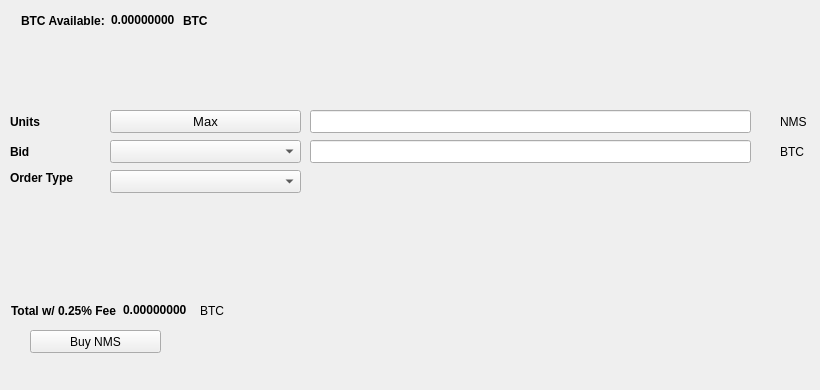
   <widget class="QWidget" name="BuyTab">
    <attribute name="title">
     <string>Buy</string>
    </attribute>
    <widget class="QPushButton" name="BuyNMS">
     <property name="geometry">
      <rect>
       <x>30</x>
       <y>330</y>
       <width>131</width>
       <height>23</height>
      </rect>
     </property>
     <property name="text">
      <string>Buy NMS</string>
     </property>
     <property name="icon">
      <iconset resource="../numus.qrc">
       <normaloff>:/icons/bitcoin</normaloff>:/icons/bitcoin</iconset>
     </property>
    </widget>
    <widget class="QLabel" name="label_3">
     <property name="geometry">
      <rect>
       <x>10</x>
       <y>110</y>
       <width>46</width>
       <height>23</height>
      </rect>
     </property>
     <property name="font">
      <font>
       <weight>75</weight>
       <bold>true</bold>
      </font>
     </property>
     <property name="text">
      <string>Units</string>
     </property>
    </widget>
    <widget class="QLineEdit" name="UnitsInput">
     <property name="geometry">
      <rect>
       <x>310</x>
       <y>110</y>
       <width>441</width>
       <height>23</height>
      </rect>
     </property>
     <property name="font">
      <font>
       <pointsize>9</pointsize>
       <weight>75</weight>
       <bold>true</bold>
      </font>
     </property>
    </widget>
    <widget class="QLineEdit" name="BuyBidPriceEdit">
     <property name="geometry">
      <rect>
       <x>310</x>
       <y>140</y>
       <width>441</width>
       <height>23</height>
      </rect>
     </property>
     <property name="font">
      <font>
       <pointsize>9</pointsize>
       <weight>75</weight>
       <bold>true</bold>
      </font>
     </property>
    </widget>
    <widget class="QLabel" name="label_4">
     <property name="geometry">
      <rect>
       <x>780</x>
       <y>110</y>
       <width>31</width>
       <height>23</height>
      </rect>
     </property>
     <property name="text">
      <string>NMS</string>
     </property>
    </widget>
    <widget class="QLabel" name="label_5">
     <property name="geometry">
      <rect>
       <x>780</x>
       <y>140</y>
       <width>31</width>
       <height>23</height>
      </rect>
     </property>
     <property name="text">
      <string>BTC</string>
     </property>
    </widget>
    <widget class="QLabel" name="label_6">
     <property name="geometry">
      <rect>
       <x>10</x>
       <y>140</y>
       <width>46</width>
       <height>23</height>
      </rect>
     </property>
     <property name="font">
      <font>
       <weight>75</weight>
       <bold>true</bold>
      </font>
     </property>
     <property name="text">
      <string>Bid</string>
     </property>
    </widget>
    <widget class="QLabel" name="label_7">
     <property name="geometry">
      <rect>
       <x>10</x>
       <y>170</y>
       <width>91</width>
       <height>16</height>
      </rect>
     </property>
     <property name="font">
      <font>
       <weight>75</weight>
       <bold>true</bold>
      </font>
     </property>
     <property name="text">
      <string>Order Type</string>
     </property>
    </widget>
    <widget class="QPushButton" name="Buy_Max_Amount">
     <property name="geometry">
      <rect>
       <x>110</x>
       <y>110</y>
       <width>191</width>
       <height>23</height>
      </rect>
     </property>
     <property name="font">
      <font>
       <pointsize>10</pointsize>
      </font>
     </property>
     <property name="text">
      <string>Max</string>
     </property>
    </widget>
    <widget class="QComboBox" name="BuyBidcomboBox">
     <property name="geometry">
      <rect>
       <x>110</x>
       <y>140</y>
       <width>191</width>
       <height>23</height>
      </rect>
     </property>
     <property name="font">
      <font>
       <pointsize>10</pointsize>
      </font>
     </property>
    </widget>
    <widget class="QComboBox" name="buyOrdertypeCombo">
     <property name="geometry">
      <rect>
       <x>110</x>
       <y>170</y>
       <width>191</width>
       <height>23</height>
      </rect>
     </property>
     <property name="font">
      <font>
       <pointsize>10</pointsize>
      </font>
     </property>
    </widget>
    <widget class="QWidget" name="layoutWidget1">
     <property name="geometry">
      <rect>
       <x>21</x>
       <y>11</y>
       <width>227</width>
       <height>19</height>
      </rect>
     </property>
     <layout class="QHBoxLayout" name="horizontalLayout_3">
      <item>
       <widget class="QLabel" name="label232">
        <property name="font">
         <font>
          <weight>75</weight>
          <bold>true</bold>
         </font>
        </property>
        <property name="text">
         <string>BTC Available:</string>
        </property>
       </widget>
      </item>
      <item>
       <widget class="QLabel" name="BtcAvailableLbl">
        <property name="palette">
         <palette>
          <active>
           <colorrole role="WindowText">
            <brush brushstyle="SolidPattern">
             <color alpha="255">
              <red>0</red>
              <green>0</green>
              <blue>0</blue>
             </color>
            </brush>
           </colorrole>
           <colorrole role="Button">
            <brush brushstyle="SolidPattern">
             <color alpha="255">
              <red>0</red>
              <green>170</green>
              <blue>0</blue>
             </color>
            </brush>
           </colorrole>
           <colorrole role="Light">
            <brush brushstyle="SolidPattern">
             <color alpha="255">
              <red>0</red>
              <green>255</green>
              <blue>0</blue>
             </color>
            </brush>
           </colorrole>
           <colorrole role="Midlight">
            <brush brushstyle="SolidPattern">
             <color alpha="255">
              <red>0</red>
              <green>212</green>
              <blue>0</blue>
             </color>
            </brush>
           </colorrole>
           <colorrole role="Dark">
            <brush brushstyle="SolidPattern">
             <color alpha="255">
              <red>0</red>
              <green>85</green>
              <blue>0</blue>
             </color>
            </brush>
           </colorrole>
           <colorrole role="Mid">
            <brush brushstyle="SolidPattern">
             <color alpha="255">
              <red>0</red>
              <green>113</green>
              <blue>0</blue>
             </color>
            </brush>
           </colorrole>
           <colorrole role="Text">
            <brush brushstyle="SolidPattern">
             <color alpha="255">
              <red>0</red>
              <green>170</green>
              <blue>0</blue>
             </color>
            </brush>
           </colorrole>
           <colorrole role="BrightText">
            <brush brushstyle="SolidPattern">
             <color alpha="255">
              <red>255</red>
              <green>255</green>
              <blue>255</blue>
             </color>
            </brush>
           </colorrole>
           <colorrole role="ButtonText">
            <brush brushstyle="SolidPattern">
             <color alpha="255">
              <red>0</red>
              <green>0</green>
              <blue>0</blue>
             </color>
            </brush>
           </colorrole>
           <colorrole role="Base">
            <brush brushstyle="SolidPattern">
             <color alpha="255">
              <red>255</red>
              <green>255</green>
              <blue>255</blue>
             </color>
            </brush>
           </colorrole>
           <colorrole role="Window">
            <brush brushstyle="SolidPattern">
             <color alpha="255">
              <red>0</red>
              <green>170</green>
              <blue>0</blue>
             </color>
            </brush>
           </colorrole>
           <colorrole role="Shadow">
            <brush brushstyle="SolidPattern">
             <color alpha="255">
              <red>0</red>
              <green>0</green>
              <blue>0</blue>
             </color>
            </brush>
           </colorrole>
           <colorrole role="AlternateBase">
            <brush brushstyle="SolidPattern">
             <color alpha="255">
              <red>127</red>
              <green>212</green>
              <blue>127</blue>
             </color>
            </brush>
           </colorrole>
           <colorrole role="ToolTipBase">
            <brush brushstyle="SolidPattern">
             <color alpha="255">
              <red>255</red>
              <green>255</green>
              <blue>220</blue>
             </color>
            </brush>
           </colorrole>
           <colorrole role="ToolTipText">
            <brush brushstyle="SolidPattern">
             <color alpha="255">
              <red>0</red>
              <green>0</green>
              <blue>0</blue>
             </color>
            </brush>
           </colorrole>
          </active>
          <inactive>
           <colorrole role="WindowText">
            <brush brushstyle="SolidPattern">
             <color alpha="255">
              <red>0</red>
              <green>0</green>
              <blue>0</blue>
             </color>
            </brush>
           </colorrole>
           <colorrole role="Button">
            <brush brushstyle="SolidPattern">
             <color alpha="255">
              <red>0</red>
              <green>170</green>
              <blue>0</blue>
             </color>
            </brush>
           </colorrole>
           <colorrole role="Light">
            <brush brushstyle="SolidPattern">
             <color alpha="255">
              <red>0</red>
              <green>255</green>
              <blue>0</blue>
             </color>
            </brush>
           </colorrole>
           <colorrole role="Midlight">
            <brush brushstyle="SolidPattern">
             <color alpha="255">
              <red>0</red>
              <green>212</green>
              <blue>0</blue>
             </color>
            </brush>
           </colorrole>
           <colorrole role="Dark">
            <brush brushstyle="SolidPattern">
             <color alpha="255">
              <red>0</red>
              <green>85</green>
              <blue>0</blue>
             </color>
            </brush>
           </colorrole>
           <colorrole role="Mid">
            <brush brushstyle="SolidPattern">
             <color alpha="255">
              <red>0</red>
              <green>113</green>
              <blue>0</blue>
             </color>
            </brush>
           </colorrole>
           <colorrole role="Text">
            <brush brushstyle="SolidPattern">
             <color alpha="255">
              <red>0</red>
              <green>170</green>
              <blue>0</blue>
             </color>
            </brush>
           </colorrole>
           <colorrole role="BrightText">
            <brush brushstyle="SolidPattern">
             <color alpha="255">
              <red>255</red>
              <green>255</green>
              <blue>255</blue>
             </color>
            </brush>
           </colorrole>
           <colorrole role="ButtonText">
            <brush brushstyle="SolidPattern">
             <color alpha="255">
              <red>0</red>
              <green>0</green>
              <blue>0</blue>
             </color>
            </brush>
           </colorrole>
           <colorrole role="Base">
            <brush brushstyle="SolidPattern">
             <color alpha="255">
              <red>255</red>
              <green>255</green>
              <blue>255</blue>
             </color>
            </brush>
           </colorrole>
           <colorrole role="Window">
            <brush brushstyle="SolidPattern">
             <color alpha="255">
              <red>0</red>
              <green>170</green>
              <blue>0</blue>
             </color>
            </brush>
           </colorrole>
           <colorrole role="Shadow">
            <brush brushstyle="SolidPattern">
             <color alpha="255">
              <red>0</red>
              <green>0</green>
              <blue>0</blue>
             </color>
            </brush>
           </colorrole>
           <colorrole role="AlternateBase">
            <brush brushstyle="SolidPattern">
             <color alpha="255">
              <red>127</red>
              <green>212</green>
              <blue>127</blue>
             </color>
            </brush>
           </colorrole>
           <colorrole role="ToolTipBase">
            <brush brushstyle="SolidPattern">
             <color alpha="255">
              <red>255</red>
              <green>255</green>
              <blue>220</blue>
             </color>
            </brush>
           </colorrole>
           <colorrole role="ToolTipText">
            <brush brushstyle="SolidPattern">
             <color alpha="255">
              <red>0</red>
              <green>0</green>
              <blue>0</blue>
             </color>
            </brush>
           </colorrole>
          </inactive>
          <disabled>
           <colorrole role="WindowText">
            <brush brushstyle="SolidPattern">
             <color alpha="255">
              <red>0</red>
              <green>85</green>
              <blue>0</blue>
             </color>
            </brush>
           </colorrole>
           <colorrole role="Button">
            <brush brushstyle="SolidPattern">
             <color alpha="255">
              <red>0</red>
              <green>170</green>
              <blue>0</blue>
             </color>
            </brush>
           </colorrole>
           <colorrole role="Light">
            <brush brushstyle="SolidPattern">
             <color alpha="255">
              <red>0</red>
              <green>255</green>
              <blue>0</blue>
             </color>
            </brush>
           </colorrole>
           <colorrole role="Midlight">
            <brush brushstyle="SolidPattern">
             <color alpha="255">
              <red>0</red>
              <green>212</green>
              <blue>0</blue>
             </color>
            </brush>
           </colorrole>
           <colorrole role="Dark">
            <brush brushstyle="SolidPattern">
             <color alpha="255">
              <red>0</red>
              <green>85</green>
              <blue>0</blue>
             </color>
            </brush>
           </colorrole>
           <colorrole role="Mid">
            <brush brushstyle="SolidPattern">
             <color alpha="255">
              <red>0</red>
              <green>113</green>
              <blue>0</blue>
             </color>
            </brush>
           </colorrole>
           <colorrole role="Text">
            <brush brushstyle="SolidPattern">
             <color alpha="255">
              <red>0</red>
              <green>85</green>
              <blue>0</blue>
             </color>
            </brush>
           </colorrole>
           <colorrole role="BrightText">
            <brush brushstyle="SolidPattern">
             <color alpha="255">
              <red>255</red>
              <green>255</green>
              <blue>255</blue>
             </color>
            </brush>
           </colorrole>
           <colorrole role="ButtonText">
            <brush brushstyle="SolidPattern">
             <color alpha="255">
              <red>0</red>
              <green>85</green>
              <blue>0</blue>
             </color>
            </brush>
           </colorrole>
           <colorrole role="Base">
            <brush brushstyle="SolidPattern">
             <color alpha="255">
              <red>0</red>
              <green>170</green>
              <blue>0</blue>
             </color>
            </brush>
           </colorrole>
           <colorrole role="Window">
            <brush brushstyle="SolidPattern">
             <color alpha="255">
              <red>0</red>
              <green>170</green>
              <blue>0</blue>
             </color>
            </brush>
           </colorrole>
           <colorrole role="Shadow">
            <brush brushstyle="SolidPattern">
             <color alpha="255">
              <red>0</red>
              <green>0</green>
              <blue>0</blue>
             </color>
            </brush>
           </colorrole>
           <colorrole role="AlternateBase">
            <brush brushstyle="SolidPattern">
             <color alpha="255">
              <red>0</red>
              <green>170</green>
              <blue>0</blue>
             </color>
            </brush>
           </colorrole>
           <colorrole role="ToolTipBase">
            <brush brushstyle="SolidPattern">
             <color alpha="255">
              <red>255</red>
              <green>255</green>
              <blue>220</blue>
             </color>
            </brush>
           </colorrole>
           <colorrole role="ToolTipText">
            <brush brushstyle="SolidPattern">
             <color alpha="255">
              <red>0</red>
              <green>0</green>
              <blue>0</blue>
             </color>
            </brush>
           </colorrole>
          </disabled>
         </palette>
        </property>
        <property name="font">
         <font>
          <weight>75</weight>
          <bold>true</bold>
         </font>
        </property>
        <property name="text">
         <string>0.00000000</string>
        </property>
        <property name="textInteractionFlags">
         <set>Qt::LinksAccessibleByMouse|Qt::TextSelectableByKeyboard|Qt::TextSelectableByMouse</set>
        </property>
       </widget>
      </item>
      <item>
       <widget class="QLabel" name="BtcAvailableLbl_2">
        <property name="font">
         <font>
          <weight>75</weight>
          <bold>true</bold>
         </font>
        </property>
        <property name="text">
         <string>BTC</string>
        </property>
       </widget>
      </item>
     </layout>
    </widget>
    <widget class="QWidget" name="layoutWidge2">
     <property name="geometry">
      <rect>
       <x>11</x>
       <y>301</y>
       <width>259</width>
       <height>19</height>
      </rect>
     </property>
     <layout class="QHBoxLayout" name="horizontalLayout_4">
      <item>
       <widget class="QLabel" name="label_9">
        <property name="font">
         <font>
          <weight>75</weight>
          <bold>true</bold>
         </font>
        </property>
        <property name="text">
         <string>Total w/ 0.25% Fee</string>
        </property>
       </widget>
      </item>
      <item>
       <widget class="QLabel" name="BuyCostLabel">
        <property name="palette">
         <palette>
          <active>
           <colorrole role="WindowText">
            <brush brushstyle="SolidPattern">
             <color alpha="255">
              <red>0</red>
              <green>0</green>
              <blue>0</blue>
             </color>
            </brush>
           </colorrole>
           <colorrole role="Button">
            <brush brushstyle="SolidPattern">
             <color alpha="255">
              <red>0</red>
              <green>170</green>
              <blue>0</blue>
             </color>
            </brush>
           </colorrole>
           <colorrole role="Light">
            <brush brushstyle="SolidPattern">
             <color alpha="255">
              <red>0</red>
              <green>255</green>
              <blue>0</blue>
             </color>
            </brush>
           </colorrole>
           <colorrole role="Midlight">
            <brush brushstyle="SolidPattern">
             <color alpha="255">
              <red>0</red>
              <green>212</green>
              <blue>0</blue>
             </color>
            </brush>
           </colorrole>
           <colorrole role="Dark">
            <brush brushstyle="SolidPattern">
             <color alpha="255">
              <red>0</red>
              <green>85</green>
              <blue>0</blue>
             </color>
            </brush>
           </colorrole>
           <colorrole role="Mid">
            <brush brushstyle="SolidPattern">
             <color alpha="255">
              <red>0</red>
              <green>113</green>
              <blue>0</blue>
             </color>
            </brush>
           </colorrole>
           <colorrole role="Text">
            <brush brushstyle="SolidPattern">
             <color alpha="255">
              <red>0</red>
              <green>170</green>
              <blue>0</blue>
             </color>
            </brush>
           </colorrole>
           <colorrole role="BrightText">
            <brush brushstyle="SolidPattern">
             <color alpha="255">
              <red>255</red>
              <green>255</green>
              <blue>255</blue>
             </color>
            </brush>
           </colorrole>
           <colorrole role="ButtonText">
            <brush brushstyle="SolidPattern">
             <color alpha="255">
              <red>0</red>
              <green>0</green>
              <blue>0</blue>
             </color>
            </brush>
           </colorrole>
           <colorrole role="Base">
            <brush brushstyle="SolidPattern">
             <color alpha="255">
              <red>255</red>
              <green>255</green>
              <blue>255</blue>
             </color>
            </brush>
           </colorrole>
           <colorrole role="Window">
            <brush brushstyle="SolidPattern">
             <color alpha="255">
              <red>0</red>
              <green>170</green>
              <blue>0</blue>
             </color>
            </brush>
           </colorrole>
           <colorrole role="Shadow">
            <brush brushstyle="SolidPattern">
             <color alpha="255">
              <red>0</red>
              <green>0</green>
              <blue>0</blue>
             </color>
            </brush>
           </colorrole>
           <colorrole role="AlternateBase">
            <brush brushstyle="SolidPattern">
             <color alpha="255">
              <red>127</red>
              <green>212</green>
              <blue>127</blue>
             </color>
            </brush>
           </colorrole>
           <colorrole role="ToolTipBase">
            <brush brushstyle="SolidPattern">
             <color alpha="255">
              <red>255</red>
              <green>255</green>
              <blue>220</blue>
             </color>
            </brush>
           </colorrole>
           <colorrole role="ToolTipText">
            <brush brushstyle="SolidPattern">
             <color alpha="255">
              <red>0</red>
              <green>0</green>
              <blue>0</blue>
             </color>
            </brush>
           </colorrole>
          </active>
          <inactive>
           <colorrole role="WindowText">
            <brush brushstyle="SolidPattern">
             <color alpha="255">
              <red>0</red>
              <green>0</green>
              <blue>0</blue>
             </color>
            </brush>
           </colorrole>
           <colorrole role="Button">
            <brush brushstyle="SolidPattern">
             <color alpha="255">
              <red>0</red>
              <green>170</green>
              <blue>0</blue>
             </color>
            </brush>
           </colorrole>
           <colorrole role="Light">
            <brush brushstyle="SolidPattern">
             <color alpha="255">
              <red>0</red>
              <green>255</green>
              <blue>0</blue>
             </color>
            </brush>
           </colorrole>
           <colorrole role="Midlight">
            <brush brushstyle="SolidPattern">
             <color alpha="255">
              <red>0</red>
              <green>212</green>
              <blue>0</blue>
             </color>
            </brush>
           </colorrole>
           <colorrole role="Dark">
            <brush brushstyle="SolidPattern">
             <color alpha="255">
              <red>0</red>
              <green>85</green>
              <blue>0</blue>
             </color>
            </brush>
           </colorrole>
           <colorrole role="Mid">
            <brush brushstyle="SolidPattern">
             <color alpha="255">
              <red>0</red>
              <green>113</green>
              <blue>0</blue>
             </color>
            </brush>
           </colorrole>
           <colorrole role="Text">
            <brush brushstyle="SolidPattern">
             <color alpha="255">
              <red>0</red>
              <green>170</green>
              <blue>0</blue>
             </color>
            </brush>
           </colorrole>
           <colorrole role="BrightText">
            <brush brushstyle="SolidPattern">
             <color alpha="255">
              <red>255</red>
              <green>255</green>
              <blue>255</blue>
             </color>
            </brush>
           </colorrole>
           <colorrole role="ButtonText">
            <brush brushstyle="SolidPattern">
             <color alpha="255">
              <red>0</red>
              <green>0</green>
              <blue>0</blue>
             </color>
            </brush>
           </colorrole>
           <colorrole role="Base">
            <brush brushstyle="SolidPattern">
             <color alpha="255">
              <red>255</red>
              <green>255</green>
              <blue>255</blue>
             </color>
            </brush>
           </colorrole>
           <colorrole role="Window">
            <brush brushstyle="SolidPattern">
             <color alpha="255">
              <red>0</red>
              <green>170</green>
              <blue>0</blue>
             </color>
            </brush>
           </colorrole>
           <colorrole role="Shadow">
            <brush brushstyle="SolidPattern">
             <color alpha="255">
              <red>0</red>
              <green>0</green>
              <blue>0</blue>
             </color>
            </brush>
           </colorrole>
           <colorrole role="AlternateBase">
            <brush brushstyle="SolidPattern">
             <color alpha="255">
              <red>127</red>
              <green>212</green>
              <blue>127</blue>
             </color>
            </brush>
           </colorrole>
           <colorrole role="ToolTipBase">
            <brush brushstyle="SolidPattern">
             <color alpha="255">
              <red>255</red>
              <green>255</green>
              <blue>220</blue>
             </color>
            </brush>
           </colorrole>
           <colorrole role="ToolTipText">
            <brush brushstyle="SolidPattern">
             <color alpha="255">
              <red>0</red>
              <green>0</green>
              <blue>0</blue>
             </color>
            </brush>
           </colorrole>
          </inactive>
          <disabled>
           <colorrole role="WindowText">
            <brush brushstyle="SolidPattern">
             <color alpha="255">
              <red>0</red>
              <green>85</green>
              <blue>0</blue>
             </color>
            </brush>
           </colorrole>
           <colorrole role="Button">
            <brush brushstyle="SolidPattern">
             <color alpha="255">
              <red>0</red>
              <green>170</green>
              <blue>0</blue>
             </color>
            </brush>
           </colorrole>
           <colorrole role="Light">
            <brush brushstyle="SolidPattern">
             <color alpha="255">
              <red>0</red>
              <green>255</green>
              <blue>0</blue>
             </color>
            </brush>
           </colorrole>
           <colorrole role="Midlight">
            <brush brushstyle="SolidPattern">
             <color alpha="255">
              <red>0</red>
              <green>212</green>
              <blue>0</blue>
             </color>
            </brush>
           </colorrole>
           <colorrole role="Dark">
            <brush brushstyle="SolidPattern">
             <color alpha="255">
              <red>0</red>
              <green>85</green>
              <blue>0</blue>
             </color>
            </brush>
           </colorrole>
           <colorrole role="Mid">
            <brush brushstyle="SolidPattern">
             <color alpha="255">
              <red>0</red>
              <green>113</green>
              <blue>0</blue>
             </color>
            </brush>
           </colorrole>
           <colorrole role="Text">
            <brush brushstyle="SolidPattern">
             <color alpha="255">
              <red>0</red>
              <green>85</green>
              <blue>0</blue>
             </color>
            </brush>
           </colorrole>
           <colorrole role="BrightText">
            <brush brushstyle="SolidPattern">
             <color alpha="255">
              <red>255</red>
              <green>255</green>
              <blue>255</blue>
             </color>
            </brush>
           </colorrole>
           <colorrole role="ButtonText">
            <brush brushstyle="SolidPattern">
             <color alpha="255">
              <red>0</red>
              <green>85</green>
              <blue>0</blue>
             </color>
            </brush>
           </colorrole>
           <colorrole role="Base">
            <brush brushstyle="SolidPattern">
             <color alpha="255">
              <red>0</red>
              <green>170</green>
              <blue>0</blue>
             </color>
            </brush>
           </colorrole>
           <colorrole role="Window">
            <brush brushstyle="SolidPattern">
             <color alpha="255">
              <red>0</red>
              <green>170</green>
              <blue>0</blue>
             </color>
            </brush>
           </colorrole>
           <colorrole role="Shadow">
            <brush brushstyle="SolidPattern">
             <color alpha="255">
              <red>0</red>
              <green>0</green>
              <blue>0</blue>
             </color>
            </brush>
           </colorrole>
           <colorrole role="AlternateBase">
            <brush brushstyle="SolidPattern">
             <color alpha="255">
              <red>0</red>
              <green>170</green>
              <blue>0</blue>
             </color>
            </brush>
           </colorrole>
           <colorrole role="ToolTipBase">
            <brush brushstyle="SolidPattern">
             <color alpha="255">
              <red>255</red>
              <green>255</green>
              <blue>220</blue>
             </color>
            </brush>
           </colorrole>
           <colorrole role="ToolTipText">
            <brush brushstyle="SolidPattern">
             <color alpha="255">
              <red>0</red>
              <green>0</green>
              <blue>0</blue>
             </color>
            </brush>
           </colorrole>
          </disabled>
         </palette>
        </property>
        <property name="font">
         <font>
          <weight>75</weight>
          <bold>true</bold>
         </font>
        </property>
        <property name="autoFillBackground">
         <bool>false</bool>
        </property>
        <property name="text">
         <string>0.00000000</string>
        </property>
        <property name="textInteractionFlags">
         <set>Qt::LinksAccessibleByMouse|Qt::TextSelectableByMouse</set>
        </property>
       </widget>
      </item>
      <item>
       <widget class="QLabel" name="label_10">
        <property name="font">
         <font>
          <weight>50</weight>
          <bold>false</bold>
         </font>
        </property>
        <property name="text">
         <string>BTC</string>
        </property>
       </widget>
      </item>
     </layout>
    </widget>
    <widget class="QLabel" name="label_24">
     <property name="geometry">
      <rect>
       <x>460</x>
       <y>300</y>
       <width>281</width>
       <height>81</height>
      </rect>
     </property>
     <property name="text">
      <string/>
     </property>
     <property name="pixmap">
      <pixmap>:/images/bittrex</pixmap>
     </property>
    </widget>
   </widget>
